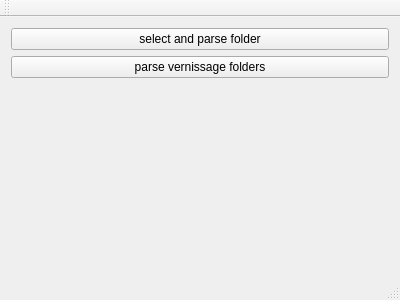
<?xml version="1.0" encoding="UTF-8"?>
<ui version="4.0">
 <class>MainWindow</class>
 <widget class="QMainWindow" name="MainWindow">
  <property name="geometry">
   <rect>
    <x>0</x>
    <y>0</y>
    <width>400</width>
    <height>300</height>
   </rect>
  </property>
  <property name="windowTitle">
   <string>MainWindow</string>
  </property>
  <widget class="QWidget" name="centralWidget">
   <layout class="QVBoxLayout" name="verticalLayout">
    <item>
     <widget class="QPushButton" name="pushButtonParseFolder">
      <property name="text">
       <string>select and parse folder</string>
      </property>
     </widget>
    </item>
    <item>
     <widget class="QPushButton" name="pushButtonParseVernissage">
      <property name="text">
       <string>parse vernissage folders</string>
      </property>
     </widget>
    </item>
    <item>
     <spacer name="verticalSpacer">
      <property name="orientation">
       <enum>Qt::Vertical</enum>
      </property>
      <property name="sizeHint" stdset="0">
       <size>
        <width>20</width>
        <height>40</height>
       </size>
      </property>
     </spacer>
    </item>
   </layout>
  </widget>
  <widget class="QMenuBar" name="menuBar">
   <property name="geometry">
    <rect>
     <x>0</x>
     <y>0</y>
     <width>400</width>
     <height>21</height>
    </rect>
   </property>
  </widget>
  <widget class="QToolBar" name="mainToolBar">
   <attribute name="toolBarArea">
    <enum>TopToolBarArea</enum>
   </attribute>
   <attribute name="toolBarBreak">
    <bool>false</bool>
   </attribute>
  </widget>
  <widget class="QStatusBar" name="statusBar"/>
 </widget>
 <layoutdefault spacing="6" margin="11"/>
 <resources/>
 <connections/>
</ui>
